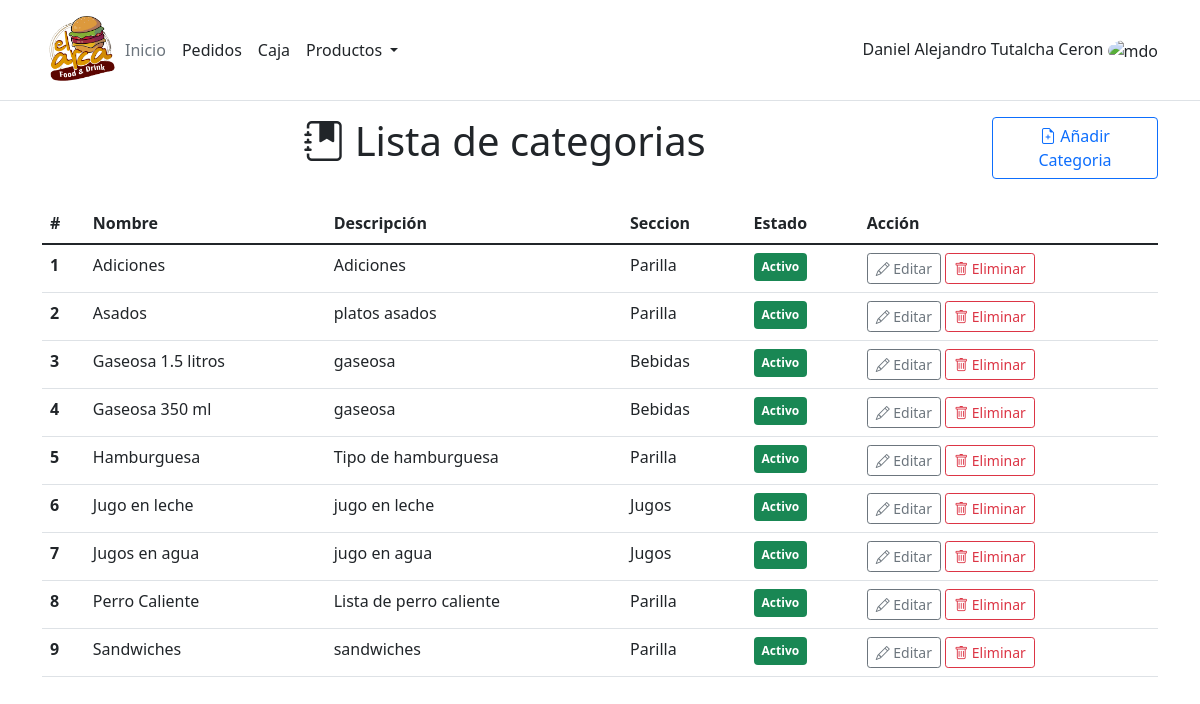
Screenshot of /product/category/ with the database file from the repository.
### product/models.py (models this page shows, shortened)
class Category(models.Model):
    name = models.CharField(max_length=100)
    description = models.TextField()
    work_section = models.ForeignKey(Work_Section, on_delete = models.PROTECT)
    status = models.BooleanField(default=True)
    created = models.DateTimeField(auto_now_add=True, verbose_name="Fecha de creación")
    updated = models.DateTimeField(auto_now=True, verbose_name="Fecha de edición")
    class Meta:
        ordering = ['name']

class Work_Section(models.Model):
    name = models.CharField(max_length=100)
    class Meta:
        ordering = ['name']
    def __str__(self):
        return self.name

### product/views.py (the view)
# urls.py: path('category/', CategoryListView.as_view(), name='list_categorys'),
class CategoryListView(ListView):
    model = Category
    template_name = 'category/category.html'
    def get_context_data(self, **kwargs):
        context = super().get_context_data(**kwargs)
        context['form'] = CategoryForm
        return context

### product/templates/category/category.html (shortened to what this page needs)
{% extends 'core/base.html' %}
{% load static %}
{% block content %}
<div class="row mb-4">
    <div class="col-md-10">
        <h1 class="text-center"><i class="bi bi-journal-bookmark-fill"></i> Lista de categorias</h1>
    </div>
    <div class="col-md-2">
        <button type="button" class="btn btn-outline-primary" data-bs-toggle="modal" data-bs-target="#modal_category" onclick='clean_modal()'>
			<i class="bi bi-file-earmark-plus"></i>
			Añadir Categoria
		</button>
    </div>
</div>
<div class="container">
	<div class="row table-responsive">
		<table class="table table-hover" id='table_list'>
			<thead>
				<tr>
					<th scope="col">#</th>
					<th scope="col">Nombre</th>
					<th scope="col">Descripción</th>
					<th scope="col">Seccion</th>
					<th scope="col">Estado</th>
					<th scope="col">Acción</th>
				</tr>
			</thead>
			<tbody id='body_table'>
				{% for category in object_list%}
				<tr id='item_list_{{category.id}}' >
					<td id='{{forloop.counter}}' ><b>{{forloop.counter}}</b></td>
					<td>{{category.name}}</td>
					<td>{{category.description}}</td>
					<td>{{category.work_section}}</td>
					{% if category.status%}
					<td><span class="badge bg-success p-2">Activo</span></td>
					{% else %}
					<td><span class="badge bg-danger p-2">Inactivo</span></td>
					{% endif %}
					<td>
						<button type="button" class="btn btn-outline-secondary btn-sm" onclick='get_update_category({{category.id}},{{forloop.counter}})'><i class="bi bi-pencil "></i> Editar</button>
						<button type="button" id='btn_delete_{{category.id}}' class="btn btn-outline-danger btn-sm " onclick="confirm_delete('{{category.name}}',{{category.id}})"><i class="bi bi-trash "></i> Eliminar</button>
					</td>
				</tr>
				{% endfor %}
			</tbody>
		</table>
	</div>
</div>
{% endblock%}

### rows the page displays
Category: name "Adiciones", description "Adiciones", work_section "Parilla", status "Activo"
Category: name "Asados", description "platos asados", work_section "Parilla", status "Activo"
Category: name "Gaseosa 1.5 litros", description "gaseosa", work_section "Bebidas", status "Activo"
Category: name "Gaseosa 350 ml", description "gaseosa", work_section "Bebidas", status "Activo"
Category: name "Hamburguesa", description "Tipo de hamburguesa", work_section "Parilla", status "Activo"
Category: name "Jugo en leche", description "jugo en leche", work_section "Jugos", status "Activo"
Category: name "Jugos en agua", description "jugo en agua", work_section "Jugos", status "Activo"
Category: name "Perro Caliente", description "Lista de perro caliente", work_section "Parilla", status "Activo"
Category: name "Sandwiches", description "sandwiches", work_section "Parilla", status "Activo"
